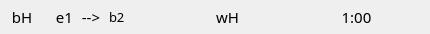
<?xml version="1.0" encoding="UTF-8"?>
<ui version="4.0">
 <class>HistoryBlockWidget</class>
 <widget class="QWidget" name="HistoryBlockWidget">
  <property name="geometry">
   <rect>
    <x>0</x>
    <y>0</y>
    <width>430</width>
    <height>30</height>
   </rect>
  </property>
  <property name="windowTitle">
   <string>Form</string>
  </property>
  <property name="styleSheet">
   <string notr="true">#mainWidget{

	border: 1px solid transparent;
	border-radius: 8px;

}
#widget, #widget_2, #widget_3{

	border: 1px solid transparent

}

#actionIcon{
	border: 1px solid transparent
}
</string>
  </property>
  <layout class="QHBoxLayout" name="horizontalLayout_4">
   <property name="spacing">
    <number>2</number>
   </property>
   <property name="leftMargin">
    <number>2</number>
   </property>
   <property name="topMargin">
    <number>2</number>
   </property>
   <property name="rightMargin">
    <number>2</number>
   </property>
   <property name="bottomMargin">
    <number>2</number>
   </property>
   <item>
    <widget class="QWidget" name="mainWidget" native="true">
     <layout class="QHBoxLayout" name="horizontalLayout_5">
      <property name="spacing">
       <number>2</number>
      </property>
      <property name="leftMargin">
       <number>2</number>
      </property>
      <property name="topMargin">
       <number>2</number>
      </property>
      <property name="rightMargin">
       <number>2</number>
      </property>
      <property name="bottomMargin">
       <number>2</number>
      </property>
      <item>
       <widget class="QWidget" name="widget" native="true">
        <property name="font">
         <font>
          <pointsize>11</pointsize>
         </font>
        </property>
        <layout class="QHBoxLayout" name="horizontalLayout">
         <property name="spacing">
          <number>2</number>
         </property>
         <property name="leftMargin">
          <number>2</number>
         </property>
         <property name="topMargin">
          <number>2</number>
         </property>
         <property name="rightMargin">
          <number>2</number>
         </property>
         <property name="bottomMargin">
          <number>2</number>
         </property>
         <item>
          <widget class="QLabel" name="pieceName">
           <property name="font">
            <font>
             <family>Cascadia Code</family>
             <pointsize>11</pointsize>
            </font>
           </property>
           <property name="text">
            <string>bH</string>
           </property>
           <property name="alignment">
            <set>Qt::AlignmentFlag::AlignCenter</set>
           </property>
          </widget>
         </item>
         <item>
          <widget class="QLabel" name="from">
           <property name="font">
            <font>
             <family>Cascadia Code</family>
             <pointsize>11</pointsize>
            </font>
           </property>
           <property name="text">
            <string>e1</string>
           </property>
           <property name="alignment">
            <set>Qt::AlignmentFlag::AlignRight|Qt::AlignmentFlag::AlignTrailing|Qt::AlignmentFlag::AlignVCenter</set>
           </property>
          </widget>
         </item>
         <item>
          <widget class="QLabel" name="label_3">
           <property name="font">
            <font>
             <family>Cascadia Code</family>
             <pointsize>11</pointsize>
            </font>
           </property>
           <property name="text">
            <string>--&gt;</string>
           </property>
           <property name="alignment">
            <set>Qt::AlignmentFlag::AlignCenter</set>
           </property>
          </widget>
         </item>
         <item>
          <widget class="QLabel" name="to">
           <property name="font">
            <font>
             <family>Cascadia Code</family>
             <pointsize>10</pointsize>
            </font>
           </property>
           <property name="text">
            <string>b2</string>
           </property>
           <property name="alignment">
            <set>Qt::AlignmentFlag::AlignLeading|Qt::AlignmentFlag::AlignLeft|Qt::AlignmentFlag::AlignVCenter</set>
           </property>
          </widget>
         </item>
        </layout>
       </widget>
      </item>
      <item>
       <widget class="QWidget" name="widget_2" native="true">
        <layout class="QHBoxLayout" name="horizontalLayout_2">
         <property name="spacing">
          <number>2</number>
         </property>
         <property name="leftMargin">
          <number>2</number>
         </property>
         <property name="topMargin">
          <number>2</number>
         </property>
         <property name="rightMargin">
          <number>2</number>
         </property>
         <property name="bottomMargin">
          <number>2</number>
         </property>
         <item>
          <widget class="QPushButton" name="actionIcon">
           <property name="font">
            <font>
             <family>Cascadia Code</family>
             <pointsize>10</pointsize>
            </font>
           </property>
           <property name="text">
            <string/>
           </property>
          </widget>
         </item>
         <item>
          <widget class="QLabel" name="takedPiece">
           <property name="font">
            <font>
             <family>Cascadia Code</family>
             <pointsize>11</pointsize>
            </font>
           </property>
           <property name="text">
            <string>wH</string>
           </property>
          </widget>
         </item>
        </layout>
       </widget>
      </item>
      <item>
       <widget class="QWidget" name="widget_3" native="true">
        <layout class="QHBoxLayout" name="horizontalLayout_3">
         <property name="spacing">
          <number>2</number>
         </property>
         <property name="leftMargin">
          <number>2</number>
         </property>
         <property name="topMargin">
          <number>2</number>
         </property>
         <property name="rightMargin">
          <number>2</number>
         </property>
         <property name="bottomMargin">
          <number>2</number>
         </property>
         <item>
          <widget class="QLabel" name="time">
           <property name="font">
            <font>
             <family>Cascadia Code</family>
             <pointsize>11</pointsize>
            </font>
           </property>
           <property name="text">
            <string>1:00</string>
           </property>
           <property name="alignment">
            <set>Qt::AlignmentFlag::AlignCenter</set>
           </property>
          </widget>
         </item>
        </layout>
       </widget>
      </item>
     </layout>
    </widget>
   </item>
  </layout>
 </widget>
 <resources/>
 <connections/>
</ui>
